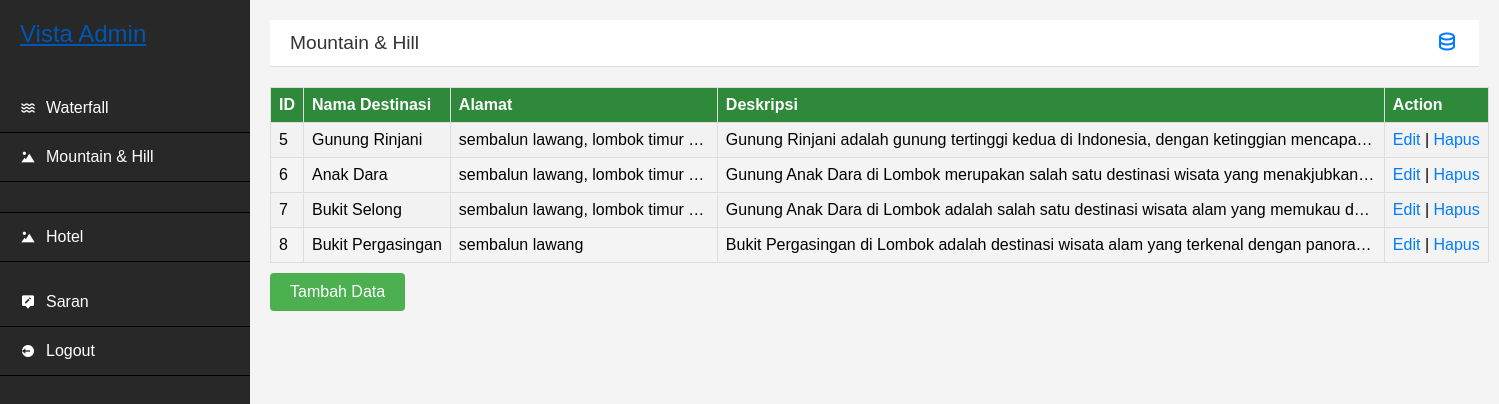
The page /bukit.php on the database its author committed.
### tables this page shows
CREATE TABLE `destinasi_bukit` (
  `id_destinasi` int(11) NOT NULL AUTO_INCREMENT,
  `image_destinasi` varchar(50) DEFAULT NULL,
  `nama_bukit` varchar(50) DEFAULT NULL,
  `alamat_bukit` varchar(50) DEFAULT NULL,
  `harga_tiket` int(11) DEFAULT NULL,
  `deskripsi_bukit` longtext DEFAULT NULL,
  PRIMARY KEY (`id_destinasi`)
);

### bukit.php (the view, shortened to what this page needs)
<?php
include "database.php";
$sql2 = "SELECT * FROM destinasi_bukit";
$result2 = $conn->query($sql2);
?>
<!DOCTYPE html>
<html lang="en">
<head>
	<link href='https://unpkg.com/boxicons@2.0.9/css/boxicons.min.css' rel='stylesheet'>
	<link rel="stylesheet" href="CSS/admin.css">
</head>
<body>
	<section id="sidebar">
		<a href="#" class="brand">
			<span class="text">Vista Admin</span>
		</a>
		<ul class="side-menu top">
			<li class="active">
				<a href="admin1.php">
					<i class='bx bx-water' ></i>
					<span class="text">Waterfall</span>
				</a>
			</li>
			<li>
				<a href="bukit.php">
					<i class='bx bxs-landscape' ></i>
					<span class="text">Mountain & Hill</span>
				</a>
			</li>
			<li>
			<li>
				<a href="admin_hotel.php">
					<i class='bx bxs-landscape' ></i>
					<span class="text">Hotel</span>
				</a>
			</li>
		</ul>
		<ul class="side-menu">
			<li>
				<a href="saran_admin.php" class="logout">
					<i class='bx bxs-message-alt-edit'></i>
					<span class="text">Saran</span>
				</a>
			</li>
			<li>
				<a href="logout.php" class="logout">
					<i class='bx bxs-log-out-circle' ></i>
					<span class="text">Logout</span>
				</a>
			</li>
		</ul>
	</section>
	<section id="content">
		<nav>
			<a href="#" class="nav-link">Mountain & Hill </a>
			<a href="#" class="profile">
				<i class='bx bx-data' ></i>
			</a>
		</nav>
		<table>
        <tr>
            <th>ID</th>
            <th>Nama Destinasi</th>
            <th>Alamat</th>
            <th>Deskripsi</th>
            <th>Action</th>
        </tr>
        <?php
        if ($result2->num_rows > 0) {
            while($row = $result2->fetch_assoc()) {
                echo "<tr>";
                echo "<td>".$row["id_destinasi"]."</td>";
                echo "<td class='nama_bukit'>".$row["nama_bukit"]."</td>";
                echo "<td>".$row["alamat_bukit"]."</td>";
                echo "<td>".$row["deskripsi_bukit"]."</td>";
                echo "<td><a href='edit2.php?id_destinasi=".$row["id_destinasi"]."'>Edit</a> | <a href='delete.php?id_destinasi=".$row["id_destinasi"]."' onclick='return confirm(\"Apakah Anda yakin ingin menghapus data?\")'>Hapus</a></td>";
                echo "</tr>";
            }
        } else {
            echo "<tr><td colspan='5'>Tidak ada data</td></tr>";
        }
        ?>
    </table>
	<a href="gallery2.php" class="add-data-button">Tambah Data</a>
	</section>
</body>
</html>

### CSS/admin.css (style rules this page uses)
:root { --primary: #000000; --bg: #ffffff; --secondary: #59d672; --button: #408af1; }
body { font-family: Arial, sans-serif; background-color: #f4f4f4; margin: 0; padding: 0; }
#sidebar { background-color:#272827; color: #fff; height: 100vh; width: 250px; position: fixed; top: 0; left: 0; overflow-y: auto; }
.brand { display: flex; align-items: center; padding: 20px; font-size: 1.5rem; text-decoration: none; color: #fff; }
.side-menu { list-style: none; padding: 0; }
.side-menu li { padding: 15px 20px; border-bottom: 1px solid #000000; }
.side-menu li a { color: #fff; text-decoration: none; display: flex; align-items: center; }
.side-menu li a .text { margin-left: 10px; }
#content { margin-left: 250px; padding: 20px; max-width: calc(100% - 250px); }
nav { display: flex; align-items: center; justify-content: space-between; background-color: #fff; padding: 10px 20px; border-bottom: 1px solid #ddd; max-width: 100%; overflow-x: auto; }
nav i { font-size: 1.5rem; cursor: pointer; }
nav .nav-link { font-size: 1.2rem; color: #333; text-decoration: none; }
table { width: 100%; border-collapse: collapse; margin-top: 20px; max-width: 100px }
table, th, td { border: 1px solid #ddd; }
th, td { padding: 8px; text-align: left; }
th { background-color: #2f893a; color: white; }
td.nama_bukit { width: 2000px; }
td:nth-child(2), td:nth-child(3) { max-width: 250px; overflow: hidden; text-overflow: ellipsis; white-space: nowrap; }
td:nth-child(4) { max-width: 650px; overflow: hidden; text-overflow: ellipsis; white-space: nowrap; }
td:nth-child(5) { max-width: 400px; overflow: hidden; text-overflow: ellipsis; white-space: nowrap; }
tr:nth-child(even) { background-color: #f2f2f2; }
a { text-decoration: none; color: #007bff; }
.notification, .profile { position: relative; }
.logout { color: #ff0000; }
.add-data-button { display: inline-block; padding: 10px 20px; background-color: #4CAF50; color: white; text-decoration: none; border: none; border-radius: 4px; cursor: pointer; margin-top: 10px ; transition: background-color 0.3s; }

### rows shown on the page
destinasi_bukit: id_destinasi "5", nama_bukit "Gunung Rinjani", alamat_bukit "sembalun lawang, lombok timur…", deskripsi_bukit "Gunung Rinjani adalah gunung tertinggi kedua di Indonesia, dengan ketinggian mencapai…"
destinasi_bukit: id_destinasi "6", nama_bukit "Anak Dara", alamat_bukit "sembalun lawang, lombok timur…", deskripsi_bukit "Gunung Anak Dara di Lombok merupakan salah satu destinasi wisata yang menakjubkan…"
destinasi_bukit: id_destinasi "7", nama_bukit "Bukit Selong", alamat_bukit "sembalun lawang, lombok timur…", deskripsi_bukit "Gunung Anak Dara di Lombok adalah salah satu destinasi wisata alam yang memukau d…"
destinasi_bukit: id_destinasi "8", nama_bukit "Bukit Pergasingan", alamat_bukit "sembalun lawang", deskripsi_bukit "Bukit Pergasingan di Lombok adalah destinasi wisata alam yang terkenal dengan panora…"
